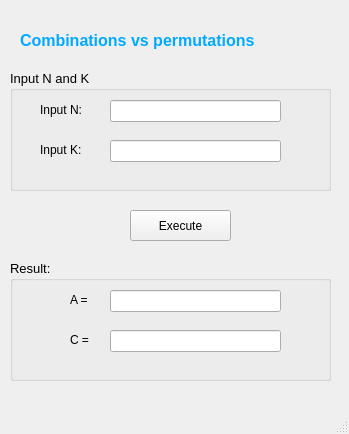
<?xml version="1.0" encoding="UTF-8"?>
<ui version="4.0">
 <class>MainWindow</class>
 <widget class="QMainWindow" name="MainWindow">
  <property name="geometry">
   <rect>
    <x>0</x>
    <y>0</y>
    <width>349</width>
    <height>434</height>
   </rect>
  </property>
  <property name="windowTitle">
   <string>Phan mem zo tree</string>
  </property>
  <widget class="QWidget" name="centralwidget">
   <widget class="QLabel" name="label">
    <property name="geometry">
     <rect>
      <x>20</x>
      <y>10</y>
      <width>331</width>
      <height>61</height>
     </rect>
    </property>
    <property name="text">
     <string>&lt;html&gt;&lt;head/&gt;&lt;body&gt;&lt;p&gt;&lt;span style=&quot; font-size:12pt; font-weight:600; color:#00aaff;&quot;&gt;Combinations vs permutations&lt;/span&gt;&lt;/p&gt;&lt;/body&gt;&lt;/html&gt;</string>
    </property>
   </widget>
   <widget class="QGroupBox" name="groupBox">
    <property name="geometry">
     <rect>
      <x>10</x>
      <y>70</y>
      <width>321</width>
      <height>121</height>
     </rect>
    </property>
    <property name="font">
     <font>
      <pointsize>10</pointsize>
      <weight>50</weight>
      <bold>false</bold>
     </font>
    </property>
    <property name="title">
     <string>Input N and K</string>
    </property>
    <widget class="QLabel" name="label_2">
     <property name="geometry">
      <rect>
       <x>30</x>
       <y>30</y>
       <width>71</width>
       <height>20</height>
      </rect>
     </property>
     <property name="font">
      <font>
       <pointsize>9</pointsize>
      </font>
     </property>
     <property name="text">
      <string>Input N:</string>
     </property>
    </widget>
    <widget class="QLineEdit" name="lineEdit">
     <property name="geometry">
      <rect>
       <x>100</x>
       <y>30</y>
       <width>171</width>
       <height>22</height>
      </rect>
     </property>
    </widget>
    <widget class="QLineEdit" name="lineEdit_2">
     <property name="geometry">
      <rect>
       <x>100</x>
       <y>70</y>
       <width>171</width>
       <height>22</height>
      </rect>
     </property>
    </widget>
    <widget class="QLabel" name="label_3">
     <property name="geometry">
      <rect>
       <x>30</x>
       <y>70</y>
       <width>71</width>
       <height>20</height>
      </rect>
     </property>
     <property name="font">
      <font>
       <pointsize>9</pointsize>
      </font>
     </property>
     <property name="text">
      <string>Input K:</string>
     </property>
    </widget>
   </widget>
   <widget class="QGroupBox" name="groupBox_2">
    <property name="geometry">
     <rect>
      <x>10</x>
      <y>260</y>
      <width>321</width>
      <height>121</height>
     </rect>
    </property>
    <property name="font">
     <font>
      <pointsize>10</pointsize>
      <weight>50</weight>
      <bold>false</bold>
     </font>
    </property>
    <property name="title">
     <string>Result:</string>
    </property>
    <widget class="QLabel" name="label_4">
     <property name="geometry">
      <rect>
       <x>60</x>
       <y>30</y>
       <width>71</width>
       <height>20</height>
      </rect>
     </property>
     <property name="font">
      <font>
       <pointsize>9</pointsize>
      </font>
     </property>
     <property name="text">
      <string>A = </string>
     </property>
    </widget>
    <widget class="QLineEdit" name="lineEdit_3">
     <property name="geometry">
      <rect>
       <x>100</x>
       <y>30</y>
       <width>171</width>
       <height>22</height>
      </rect>
     </property>
     <property name="readOnly">
      <bool>true</bool>
     </property>
    </widget>
    <widget class="QLineEdit" name="lineEdit_4">
     <property name="geometry">
      <rect>
       <x>100</x>
       <y>70</y>
       <width>171</width>
       <height>22</height>
      </rect>
     </property>
     <property name="readOnly">
      <bool>true</bool>
     </property>
    </widget>
    <widget class="QLabel" name="label_5">
     <property name="geometry">
      <rect>
       <x>60</x>
       <y>70</y>
       <width>71</width>
       <height>20</height>
      </rect>
     </property>
     <property name="font">
      <font>
       <pointsize>9</pointsize>
      </font>
     </property>
     <property name="text">
      <string>C = </string>
     </property>
    </widget>
   </widget>
   <widget class="QPushButton" name="pushButton">
    <property name="geometry">
     <rect>
      <x>130</x>
      <y>210</y>
      <width>101</width>
      <height>31</height>
     </rect>
    </property>
    <property name="text">
     <string>Execute</string>
    </property>
   </widget>
  </widget>
  <widget class="QStatusBar" name="statusbar"/>
 </widget>
 <resources/>
 <connections/>
</ui>
